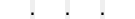
<?xml version="1.0" encoding="UTF-8"?>
<ui version="4.0">
 <class>QcIPWidget</class>
 <widget class="QWidget" name="QcIPWidget">
  <property name="geometry">
   <rect>
    <x>0</x>
    <y>0</y>
    <width>135</width>
    <height>19</height>
   </rect>
  </property>
  <property name="windowTitle">
   <string notr="true"/>
  </property>
  <property name="styleSheet">
   <string notr="true">QLineEdit {
	background-color:white;
	border: 0;
}
QLabel[category=&quot;ipSeparator&quot;] {
	border: 0;
	background-color:white;
}</string>
  </property>
  <layout class="QHBoxLayout" name="horizontalLayout">
   <property name="spacing">
    <number>0</number>
   </property>
   <property name="margin">
    <number>0</number>
   </property>
   <item>
    <widget class="QcIPSectorWidget" name="sectorAEdit">
     <property name="sizePolicy">
      <sizepolicy hsizetype="Maximum" vsizetype="MinimumExpanding">
       <horstretch>0</horstretch>
       <verstretch>0</verstretch>
      </sizepolicy>
     </property>
     <property name="minimumSize">
      <size>
       <width>20</width>
       <height>0</height>
      </size>
     </property>
     <property name="maximumSize">
      <size>
       <width>30</width>
       <height>16777215</height>
      </size>
     </property>
     <property name="alignment">
      <set>Qt::AlignCenter</set>
     </property>
    </widget>
   </item>
   <item>
    <widget class="QLabel" name="label">
     <property name="font">
      <font>
       <pointsize>12</pointsize>
       <weight>75</weight>
       <bold>true</bold>
      </font>
     </property>
     <property name="text">
      <string notr="true">.</string>
     </property>
     <property name="alignment">
      <set>Qt::AlignCenter</set>
     </property>
     <property name="category" stdset="0">
      <string notr="true">ipSeparator</string>
     </property>
    </widget>
   </item>
   <item>
    <widget class="QcIPSectorWidget" name="sectorBEdit">
     <property name="sizePolicy">
      <sizepolicy hsizetype="Maximum" vsizetype="MinimumExpanding">
       <horstretch>0</horstretch>
       <verstretch>0</verstretch>
      </sizepolicy>
     </property>
     <property name="minimumSize">
      <size>
       <width>20</width>
       <height>0</height>
      </size>
     </property>
     <property name="maximumSize">
      <size>
       <width>30</width>
       <height>16777215</height>
      </size>
     </property>
     <property name="alignment">
      <set>Qt::AlignCenter</set>
     </property>
    </widget>
   </item>
   <item>
    <widget class="QLabel" name="label_2">
     <property name="font">
      <font>
       <pointsize>12</pointsize>
       <weight>75</weight>
       <bold>true</bold>
      </font>
     </property>
     <property name="text">
      <string notr="true">.</string>
     </property>
     <property name="alignment">
      <set>Qt::AlignCenter</set>
     </property>
     <property name="category" stdset="0">
      <string notr="true">ipSeparator</string>
     </property>
    </widget>
   </item>
   <item>
    <widget class="QcIPSectorWidget" name="sectorCEdit">
     <property name="sizePolicy">
      <sizepolicy hsizetype="Maximum" vsizetype="MinimumExpanding">
       <horstretch>0</horstretch>
       <verstretch>0</verstretch>
      </sizepolicy>
     </property>
     <property name="minimumSize">
      <size>
       <width>20</width>
       <height>0</height>
      </size>
     </property>
     <property name="maximumSize">
      <size>
       <width>30</width>
       <height>16777215</height>
      </size>
     </property>
     <property name="alignment">
      <set>Qt::AlignCenter</set>
     </property>
    </widget>
   </item>
   <item>
    <widget class="QLabel" name="label_3">
     <property name="font">
      <font>
       <pointsize>12</pointsize>
       <weight>75</weight>
       <bold>true</bold>
      </font>
     </property>
     <property name="text">
      <string notr="true">.</string>
     </property>
     <property name="alignment">
      <set>Qt::AlignCenter</set>
     </property>
     <property name="category" stdset="0">
      <string notr="true">ipSeparator</string>
     </property>
    </widget>
   </item>
   <item>
    <widget class="QcIPSectorWidget" name="sectorDEdit">
     <property name="sizePolicy">
      <sizepolicy hsizetype="Maximum" vsizetype="MinimumExpanding">
       <horstretch>0</horstretch>
       <verstretch>0</verstretch>
      </sizepolicy>
     </property>
     <property name="minimumSize">
      <size>
       <width>20</width>
       <height>0</height>
      </size>
     </property>
     <property name="maximumSize">
      <size>
       <width>30</width>
       <height>16777215</height>
      </size>
     </property>
     <property name="alignment">
      <set>Qt::AlignCenter</set>
     </property>
    </widget>
   </item>
  </layout>
 </widget>
 <customwidgets>
  <customwidget>
   <class>QcIPSectorWidget</class>
   <extends>QLineEdit</extends>
   <header location="global">qcipsectorwidget.h</header>
  </customwidget>
 </customwidgets>
 <resources/>
 <connections/>
</ui>
